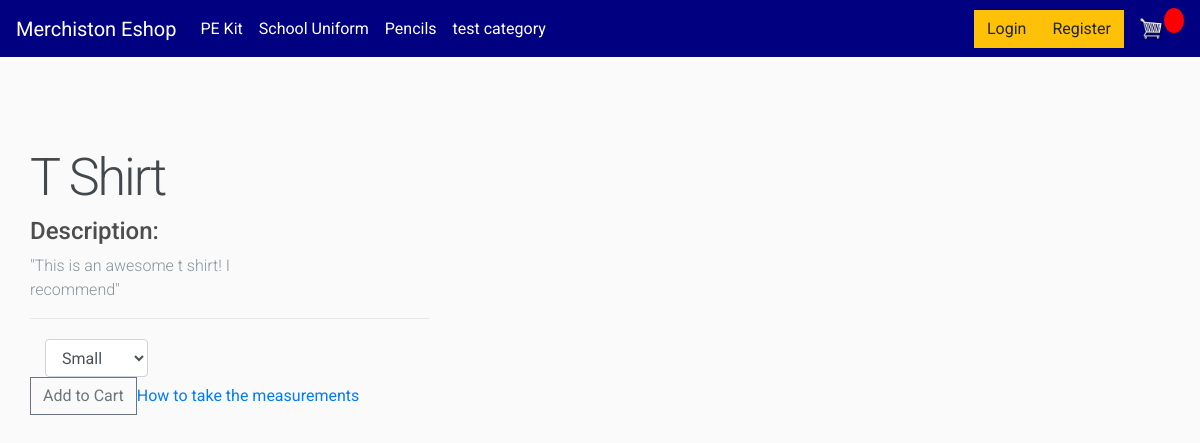
/98a7a9ce-a54f-11ec-8c94-a2fa6315fe20/f57708f2-a54f-11ec-8c94-a2fa6315fe20/, run on the app's committed database.
### store/models.py (models this page shows, shortened)
class Category(models.Model):
    title = models.CharField(max_length=255)
    slug = models.SlugField(max_length=255, unique=True, default=uuid.uuid1)
    class Meta:
        verbose_name_plural = 'Categories'

class Product(models.Model):
    category = models.ForeignKey(Category, related_name='products', on_delete=models.CASCADE, default=1)
    name = models.CharField(max_length=200)
    price = models.FloatField()
    digital = models.BooleanField(default=False, null=True, blank=True)
    image = models.ImageField(null=True, blank=True)
    description = models.TextField(null=True, blank=True)
    slug = models.SlugField(max_length=255, unique=True, default=uuid.uuid1)
    @property
    def imageURL(self):
        try:
            url = self.image.url
        except:
            url = ''
        return url
    class Meta:
        unique_together = ('name', 'slug')

### store/views.py (the view)
# urls.py: path('<slug:category_slug>/<slug:slug>/', product_detail, name='product-detail'),
def product_detail(request, category_slug, slug):
    product = Product.objects.get(slug=slug)
    variation = Variation.objects.all()
    context = {
        'product': product,
        'variation': variation
    }
    return render(request, 'store/product.html', context)

### store/context_processors.py (called while the page is built)
def menu_categories(request):
    categories = Category.objects.all()
    return {'menu_categories': categories}

### store/models.py (called while the page is built)
    def __str__(self):
        return self.title

### store/templates/store/product.html (shortened to what this page needs)
{% extends "store/main.html" %}
{% block content %}
{% load static %}
<link rel="stylesheet" type="text/css" href="{% static 'css/style.css' %}">
<!DOCTYPE html>
<html lang="">
  <head>
    <link href="static/css/style.css" rel="stylesheet">
  </head>
  <body>
    <main class="container">
      <div class="right-column">
        <div class="product-description">
            <h1>{{product.name}}</h1>
                  <div class="left-column">
             height="500">        <h4>Description:</h4>
                                  <p>"{{product.description}}"</p>
      </div>
        </div>
          <div class="col-sm-4 pull-right">
                  {% if product.variation_set.all %}
                  <select class="form-control" name="size">
                      {% for products in product.variation_set.all %}
                        <option value="{{ products }}">{{ products }}</option>
                      {% endfor %}
                  </select>
              {% endif %}
        </div>
        <div class="product-price">
            <button data-product="{{product.id}}" data-action="add" class="btn btn-outline-secondary add-btn update-cart">Add to Cart</button>
            <div class="product-configuration">
              <a href="#">How to take the measurements</a>
            </div>
        </div>
      </div>
    </main>
  </body>
</html>
{% endblock %}

### store/templates/store/main.html (shortened to what this page needs)
<!DOCTYPE html>
{% load static %}
<html>
<head>
	<link rel="stylesheet" href="https://stackpath.bootstrapcdn.com/bootstrap/4.4.1/css/bootstrap.min.css">
	<link rel="stylesheet" type="text/css" href="{% static 'css/main.css' %}">
</head>
<body>
	<nav class="navbar navbar-expand-lg navbar-dark bg-dark">
	  <a class="navbar-brand" href="{% url 'store' %}">Merchiston Eshop</a>
	  <div class="collapse navbar-collapse" id="navbarSupportedContent">
	    <ul class="navbar-nav mr-auto">
            {% for category in menu_categories %}
                {% if not category.children.all %}
                    <li class="nav-item active">
                <a class="nav-link" href="{% url 'category_detail' category.slug %}">{{ category.title }}</a>
                {% endif %}
					{% endfor %}
                </li>
	    </ul>
	    <div class="form-inline my-2 my-lg-0">
            {% if user.is_authenticated %}
                <a href="{% url 'profile' %}"class="btn btn-warning">Profile</a>
	     	    <a href="{% url 'logout' %}"class="btn btn-warning">Logout</a>
            {% else %}
	     	    <a href="{% url 'login' %}"class="btn btn-warning">Login</a>
                <a href="{% url 'register' %}"class="btn btn-warning">Register</a>
            {% endif %}
            <a href="{% url 'cart' %}">
	    		<img  id="cart-icon" src="{% static 'images/cart.png' %}">
	    	</a>
	    	<p id="cart-total">{{cartItems}}</p>
	    </div>
	  </div>
	</nav>
     <div class="container">
            <br>
            {% block content %}
            {% endblock content %}
         </div>
</body>
</html>

### static/css/main.css (style rules this page uses)
body { background-color: hsl(0, 0%, 98%); }
h1,h2,h3,h4,h5,h6 { color:hsl(0, 0%, 30%); }
.bg-dark { background-color: #000080!important; }
#cart-icon { width:25px; display: inline-block; margin-left: 15px; }
#cart-total { display: block; text-align: center; color:#fff; background-color: red; width: 20px; height: 25px; border-radius: 50%; font-size: 14px; }
.btn { border-radius: 0; }

### store/templates/store/static/css/style.css (style rules this page uses)
html, body { height: 100%; width: 100%; margin: 0; font-family: 'Roboto', sans-serif; }
.container { max-width: 1200px; margin: 0 auto; padding: 15px; display: flex; }
.left-column { width: 65%; position: relative; }
.right-column { width: 35%; margin-top: 60px; }
.product-description { border-bottom: 1px solid #E1E8EE; margin-bottom: 20px; }
.product-description h1 { font-weight: 300; font-size: 52px; color: #43484D; letter-spacing: -2px; }
.product-description p { font-size: 16px; font-weight: 300; color: #86939E; line-height: 24px; }
.product-price { display: flex; align-items: center; }

### data on the page
Category: title "PE Kit"
Category: title "School Uniform"
Category: title "Pencils"
Category: title "test category"
Product: name "T Shirt", description "This is an awesome t shirt! I recommend"

### other printed values
form field size "Small"
